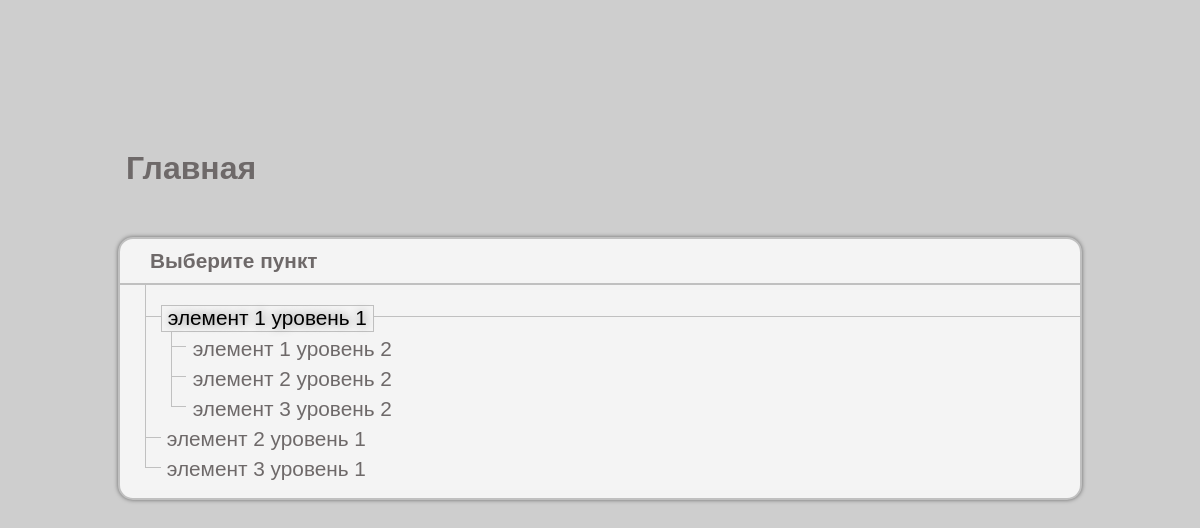
/menyu-1/element-1-uroven-1/, run on an earlier commit of the app's database.
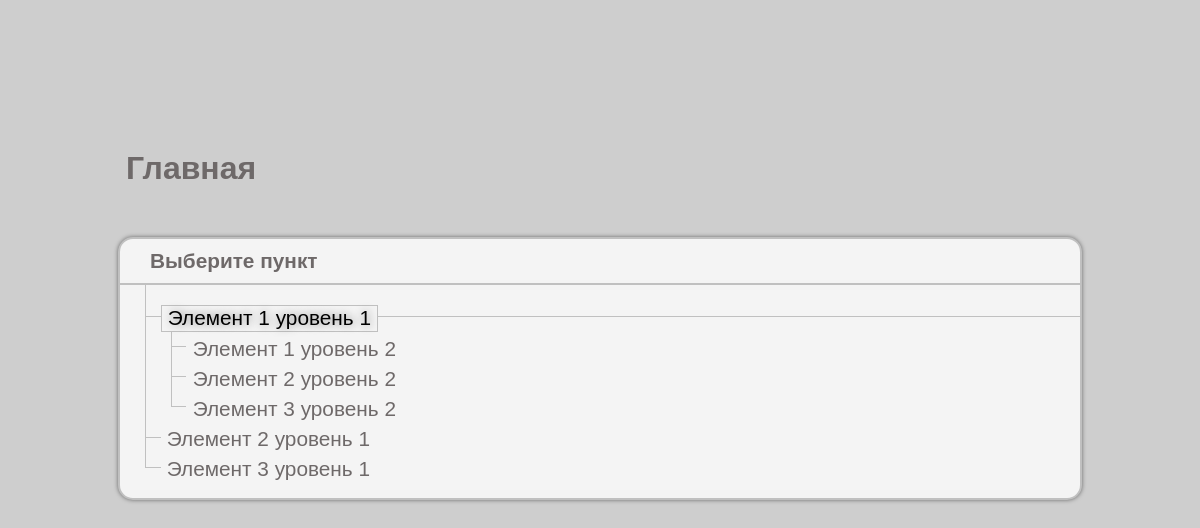
And on a later commit of the database.
### menu/models.py (models this page shows)
class MenuItem(ModelMixin, models.Model):
    name = models.CharField('Наименование', max_length=100)
    slug = models.CharField('Слаг', max_length=255, unique=True)
    parent = models.ForeignKey('self', on_delete=models.CASCADE, null=True, blank=True, related_name='children')
    menu = models.ForeignKey(Menu, on_delete=models.CASCADE, related_name='items')
    class Meta:
        db_table = 'app_menu_item'
        ordering = ['id']
        verbose_name_plural = 'Пункты меню'

### menu/views.py (the view)
# urls.py: path('<slug:menu_slug>/<path:p>/', menu_view, name='menu'),
def menu_view(request, menu_slug, p):
    context = {'menu_slug': menu_slug, 'path_list': p.split('/')}
    return render(request, 'menu/body.html', context)

### menu/templatetags/menu_tags.py (called while the page is built)
@register.inclusion_tag(
    'menu/menu.html')
def draw_menu(menu_slug=None, path_list=None):
    items = list(MenuItem.objects.filter(menu__slug=menu_slug).values())
    tree = item_tree(items)
    return {"instance": tree, "menu_slug": menu_slug, "path_list": path_list}

### templates/menu/body.html
{% extends 'menu/index.html' %}{% load menu_tags %}
{% block body %}
    {% draw_menu menu_slug path_list%}
{% endblock %}

### templates/menu/index.html (shortened to what this page needs)
{% load static %}{% load menu_tags %}<!DOCTYPE html>
<html lang="en">
<head>
  <link rel="stylesheet" href="{% static 'menu/' %}style.css" />
</head>
<body>
<h1 class="myTitle"><a href="{% url 'home' %}">Главная</a> </h1>
{% block body %}
{% endblock %}
</body>
</html>

### templates/menu/menu.html
<div id="multi-derevo">
    <h4>Выберите пункт</h4>
    <ul>
        {% include "menu/recur.html" with instance=instance  %}
    </ul>
  </div>

### templates/menu/recur.html
{% for menu in instance %}
    {% if path_list|last == menu.slug %}
        <li><span><a href="{% url 'menu' menu_slug menu.url %}" style="border: 1px solid silver; width: fit-content; cursor: text; pointer-events: none; color: black; text-shadow: gray 1px 0 10px; "><em class="marker open"></em>{{ menu.name }}</a></span>
    {% else %}
        <li><span><a href="{% url 'menu' menu_slug menu.url %}"><em class="marker open"></em>{{ menu.name }}</a></span>
    {% endif %}
        {% if menu.slug in path_list %}
            <ul>
                {% include "menu/recur.html" with instance=menu.children %}
            </ul>
        {% endif %}
    </li>
{% endfor %}

### static/menu/style.css (style rules this page uses)
body { font-family: Arial, Tahoma, sans-serif; margin: 2em; font-size: 100%; margin: 150px 0; background-color: rgba(60,60,60,.25); }
a { color: #6e6969; text-decoration: none; outline: none; }
#multi-derevo { min-width: 500px; max-width: 80%; border: solid; border-color: silver; border-width: 2px; border-radius: 15px; box-shadow: 0 0 4px rgb(0 0 0 / 50%); background-color: #f4f4f4; padding: 0 0 1em 0; font-size: 1.3em; margin: auto; }
span { text-decoration: none; display: block; margin: 0 0 0 1.2em; background-color: transparent; border: solid silver; border-width: 0 0 1px 1px; }
span a { display: block; position: relative; top: .95em; background-color: #f4f4f4; margin: 0 0 .2em .7em; padding: 0 0.3em; }
h4 { font-size: 1em; font-weight: bold; margin: 0; padding: 10px 30px; border-bottom: 2px solid silver; color: #6e6969; }
ul, li { list-style-image: none; list-style-position: outside; list-style-type: none; margin: 0; padding: 0; }
#multi-derevo>ul { padding-bottom: 10px; }
ul li { line-height: 1.2em; }
ul li ul li { margin: 0 0 0 1.2em; border-left: 1px solid silver; }
.myTitle { width: 79%; margin: 0 auto 50px auto; }

What changed in the data, as far as the page shows it:
changed MenuItem: name "элемент 1 уровень 1" → "Элемент 1 уровень 1"
changed MenuItem: name "элемент 1 уровень 2" → "Элемент 1 уровень 2"
changed MenuItem: name "элемент 2 уровень 2" → "Элемент 2 уровень 2"
changed MenuItem: name "элемент 3 уровень 2" → "Элемент 3 уровень 2"
changed MenuItem: name "элемент 2 уровень 1" → "Элемент 2 уровень 1"
changed MenuItem: name "элемент 3 уровень 1" → "Элемент 3 уровень 1"
